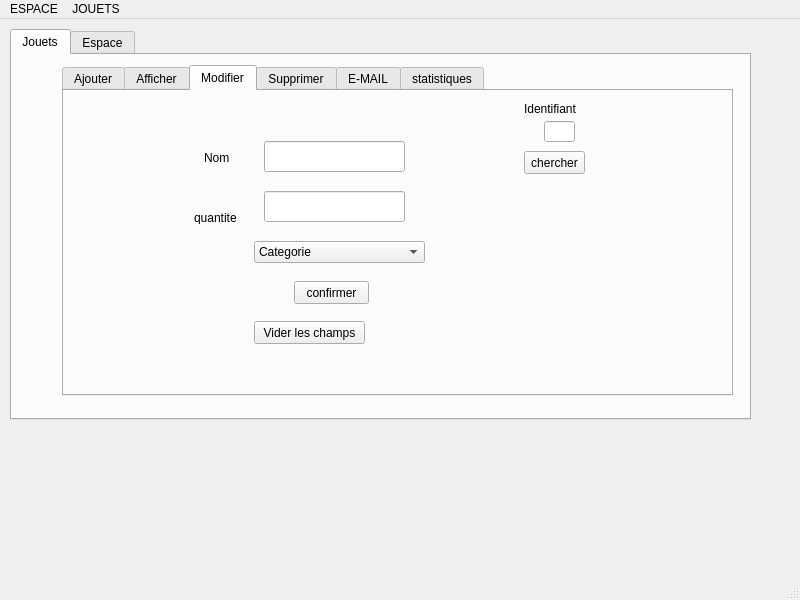
<?xml version="1.0" encoding="UTF-8"?>
<ui version="4.0">
 <class>gestionjouets</class>
 <widget class="QMainWindow" name="gestionjouets">
  <property name="geometry">
   <rect>
    <x>0</x>
    <y>0</y>
    <width>800</width>
    <height>600</height>
   </rect>
  </property>
  <property name="windowTitle">
   <string>gestionjouets</string>
  </property>
  <widget class="QWidget" name="centralwidget">
   <widget class="QTabWidget" name="tabWidget">
    <property name="enabled">
     <bool>true</bool>
    </property>
    <property name="geometry">
     <rect>
      <x>10</x>
      <y>10</y>
      <width>741</width>
      <height>391</height>
     </rect>
    </property>
    <property name="font">
     <font>
      <weight>50</weight>
      <bold>false</bold>
     </font>
    </property>
    <property name="toolTip">
     <string>&lt;html&gt;&lt;head/&gt;&lt;body&gt;&lt;p&gt;c&lt;/p&gt;&lt;/body&gt;&lt;/html&gt;</string>
    </property>
    <property name="currentIndex">
     <number>0</number>
    </property>
    <widget class="QWidget" name="jouets">
     <attribute name="title">
      <string>Jouets</string>
     </attribute>
     <widget class="QTabWidget" name="tabWidget_2">
      <property name="geometry">
       <rect>
        <x>50</x>
        <y>10</y>
        <width>671</width>
        <height>331</height>
       </rect>
      </property>
      <property name="currentIndex">
       <number>2</number>
      </property>
      <widget class="QWidget" name="tab_5">
       <attribute name="title">
        <string>Ajouter</string>
       </attribute>
       <widget class="QLabel" name="label_13">
        <property name="geometry">
         <rect>
          <x>90</x>
          <y>50</y>
          <width>47</width>
          <height>13</height>
         </rect>
        </property>
        <property name="text">
         <string>Nom</string>
        </property>
       </widget>
       <widget class="QLineEdit" name="nomAdd">
        <property name="geometry">
         <rect>
          <x>170</x>
          <y>40</y>
          <width>141</width>
          <height>31</height>
         </rect>
        </property>
        <property name="font">
         <font>
          <family>Bahnschrift</family>
          <pointsize>14</pointsize>
         </font>
        </property>
        <property name="text">
         <string/>
        </property>
       </widget>
       <widget class="QLabel" name="label_22">
        <property name="geometry">
         <rect>
          <x>90</x>
          <y>90</y>
          <width>47</width>
          <height>13</height>
         </rect>
        </property>
        <property name="text">
         <string>quantite</string>
        </property>
       </widget>
       <widget class="QLineEdit" name="idmAdd">
        <property name="geometry">
         <rect>
          <x>490</x>
          <y>30</y>
          <width>31</width>
          <height>31</height>
         </rect>
        </property>
        <property name="font">
         <font>
          <family>Bahnschrift</family>
          <pointsize>14</pointsize>
         </font>
        </property>
       </widget>
       <widget class="QLineEdit" name="etatAdd">
        <property name="geometry">
         <rect>
          <x>170</x>
          <y>90</y>
          <width>141</width>
          <height>31</height>
         </rect>
        </property>
        <property name="font">
         <font>
          <family>Bahnschrift</family>
          <pointsize>14</pointsize>
         </font>
        </property>
        <property name="text">
         <string/>
        </property>
       </widget>
       <widget class="QPushButton" name="ajoutm">
        <property name="geometry">
         <rect>
          <x>200</x>
          <y>180</y>
          <width>71</width>
          <height>21</height>
         </rect>
        </property>
        <property name="text">
         <string>Ajouter</string>
        </property>
       </widget>
       <widget class="QComboBox" name="boxajout">
        <property name="geometry">
         <rect>
          <x>160</x>
          <y>140</y>
          <width>171</width>
          <height>22</height>
         </rect>
        </property>
        <property name="currentText">
         <string>Categorie</string>
        </property>
        <item>
         <property name="text">
          <string>Categorie</string>
         </property>
        </item>
       </widget>
      </widget>
      <widget class="QWidget" name="tab_6">
       <attribute name="title">
        <string>Afficher</string>
       </attribute>
       <widget class="QTableView" name="tableViewjouets">
        <property name="geometry">
         <rect>
          <x>0</x>
          <y>20</y>
          <width>651</width>
          <height>311</height>
         </rect>
        </property>
       </widget>
       <widget class="QLineEdit" name="lineEdit_rese_pdf">
        <property name="geometry">
         <rect>
          <x>530</x>
          <y>90</y>
          <width>101</width>
          <height>21</height>
         </rect>
        </property>
        <property name="font">
         <font>
          <family>Bahnschrift</family>
          <pointsize>14</pointsize>
         </font>
        </property>
        <property name="text">
         <string/>
        </property>
       </widget>
       <widget class="QPushButton" name="pdf">
        <property name="geometry">
         <rect>
          <x>540</x>
          <y>120</y>
          <width>75</width>
          <height>23</height>
         </rect>
        </property>
        <property name="text">
         <string>pdf</string>
        </property>
       </widget>
       <widget class="QPushButton" name="imprimer">
        <property name="geometry">
         <rect>
          <x>540</x>
          <y>150</y>
          <width>75</width>
          <height>23</height>
         </rect>
        </property>
        <property name="text">
         <string>Imprimer</string>
        </property>
       </widget>
       <widget class="QLabel" name="label_18">
        <property name="geometry">
         <rect>
          <x>490</x>
          <y>40</y>
          <width>161</width>
          <height>41</height>
         </rect>
        </property>
        <property name="text">
         <string>Entrer un ID pour la version PDF</string>
        </property>
       </widget>
       <widget class="QTableWidget" name="offre_edit">
        <property name="geometry">
         <rect>
          <x>210</x>
          <y>150</y>
          <width>331</width>
          <height>151</height>
         </rect>
        </property>
        <property name="styleSheet">
         <string notr="true">background:transparent;border:Opx</string>
        </property>
        <property name="selectionBehavior">
         <enum>QAbstractItemView::SelectRows</enum>
        </property>
       </widget>
      </widget>
      <widget class="QWidget" name="tab_8">
       <attribute name="title">
        <string>Modifier</string>
       </attribute>
       <widget class="QPushButton" name="pb__viderM">
        <property name="geometry">
         <rect>
          <x>190</x>
          <y>230</y>
          <width>111</width>
          <height>23</height>
         </rect>
        </property>
        <property name="text">
         <string>Vider les champs</string>
        </property>
       </widget>
       <widget class="QLineEdit" name="nomEdit">
        <property name="geometry">
         <rect>
          <x>200</x>
          <y>50</y>
          <width>141</width>
          <height>31</height>
         </rect>
        </property>
        <property name="font">
         <font>
          <family>Bahnschrift</family>
          <pointsize>14</pointsize>
         </font>
        </property>
       </widget>
       <widget class="QLabel" name="label_15">
        <property name="geometry">
         <rect>
          <x>130</x>
          <y>120</y>
          <width>47</width>
          <height>13</height>
         </rect>
        </property>
        <property name="text">
         <string>quantite</string>
        </property>
       </widget>
       <widget class="QLineEdit" name="idmEdit">
        <property name="geometry">
         <rect>
          <x>480</x>
          <y>30</y>
          <width>31</width>
          <height>21</height>
         </rect>
        </property>
        <property name="text">
         <string/>
        </property>
       </widget>
       <widget class="QLabel" name="label_16">
        <property name="geometry">
         <rect>
          <x>140</x>
          <y>60</y>
          <width>47</width>
          <height>13</height>
         </rect>
        </property>
        <property name="text">
         <string>Nom</string>
        </property>
       </widget>
       <widget class="QLabel" name="label_17">
        <property name="geometry">
         <rect>
          <x>460</x>
          <y>10</y>
          <width>61</width>
          <height>16</height>
         </rect>
        </property>
        <property name="text">
         <string>Identifiant</string>
        </property>
       </widget>
       <widget class="QLineEdit" name="etatEdit">
        <property name="geometry">
         <rect>
          <x>200</x>
          <y>100</y>
          <width>141</width>
          <height>31</height>
         </rect>
        </property>
        <property name="font">
         <font>
          <family>Bahnschrift</family>
          <pointsize>14</pointsize>
         </font>
        </property>
       </widget>
       <widget class="QPushButton" name="pb_chercherM">
        <property name="geometry">
         <rect>
          <x>460</x>
          <y>60</y>
          <width>61</width>
          <height>23</height>
         </rect>
        </property>
        <property name="text">
         <string>chercher</string>
        </property>
       </widget>
       <widget class="QPushButton" name="confirmerM">
        <property name="geometry">
         <rect>
          <x>230</x>
          <y>190</y>
          <width>75</width>
          <height>23</height>
         </rect>
        </property>
        <property name="text">
         <string>confirmer</string>
        </property>
       </widget>
       <widget class="QComboBox" name="boxmodif">
        <property name="geometry">
         <rect>
          <x>190</x>
          <y>150</y>
          <width>171</width>
          <height>22</height>
         </rect>
        </property>
        <item>
         <property name="text">
          <string>Categorie</string>
         </property>
        </item>
       </widget>
      </widget>
      <widget class="QWidget" name="tab_7">
       <attribute name="title">
        <string>Supprimer</string>
       </attribute>
       <widget class="QLabel" name="label_66">
        <property name="geometry">
         <rect>
          <x>210</x>
          <y>10</y>
          <width>61</width>
          <height>20</height>
         </rect>
        </property>
        <property name="text">
         <string>Identifiant</string>
        </property>
       </widget>
       <widget class="QLineEdit" name="idmDelete">
        <property name="geometry">
         <rect>
          <x>172</x>
          <y>40</y>
          <width>131</width>
          <height>91</height>
         </rect>
        </property>
       </widget>
       <widget class="QPushButton" name="pb_supprimerM">
        <property name="geometry">
         <rect>
          <x>210</x>
          <y>150</y>
          <width>75</width>
          <height>23</height>
         </rect>
        </property>
        <property name="text">
         <string>Supprimer</string>
        </property>
       </widget>
      </widget>
      <widget class="QWidget" name="tab">
       <attribute name="title">
        <string>E-MAIL</string>
       </attribute>
       <widget class="QLineEdit" name="lineEdit_distinataire">
        <property name="geometry">
         <rect>
          <x>190</x>
          <y>10</y>
          <width>141</width>
          <height>31</height>
         </rect>
        </property>
        <property name="font">
         <font>
          <family>Bahnschrift</family>
          <pointsize>14</pointsize>
         </font>
        </property>
       </widget>
       <widget class="QLineEdit" name="lineEdit_sujetmail">
        <property name="geometry">
         <rect>
          <x>190</x>
          <y>100</y>
          <width>191</width>
          <height>101</height>
         </rect>
        </property>
        <property name="font">
         <font>
          <family>Bahnschrift</family>
          <pointsize>14</pointsize>
         </font>
        </property>
       </widget>
       <widget class="QLabel" name="label_67">
        <property name="geometry">
         <rect>
          <x>110</x>
          <y>20</y>
          <width>61</width>
          <height>20</height>
         </rect>
        </property>
        <property name="text">
         <string>Destinataire</string>
        </property>
       </widget>
       <widget class="QLabel" name="label_68">
        <property name="geometry">
         <rect>
          <x>100</x>
          <y>120</y>
          <width>61</width>
          <height>20</height>
         </rect>
        </property>
        <property name="text">
         <string>Sujet</string>
        </property>
       </widget>
       <widget class="QPushButton" name="mail">
        <property name="geometry">
         <rect>
          <x>440</x>
          <y>110</y>
          <width>75</width>
          <height>23</height>
         </rect>
        </property>
        <property name="text">
         <string>envoyer mail</string>
        </property>
       </widget>
       <widget class="QLineEdit" name="lineEdit_2_text_mail">
        <property name="geometry">
         <rect>
          <x>190</x>
          <y>50</y>
          <width>141</width>
          <height>31</height>
         </rect>
        </property>
        <property name="font">
         <font>
          <family>Bahnschrift</family>
          <pointsize>14</pointsize>
         </font>
        </property>
       </widget>
       <widget class="QLabel" name="label_69">
        <property name="geometry">
         <rect>
          <x>110</x>
          <y>50</y>
          <width>61</width>
          <height>20</height>
         </rect>
        </property>
        <property name="text">
         <string>Objet</string>
        </property>
       </widget>
       <widget class="QLabel" name="label_70">
        <property name="geometry">
         <rect>
          <x>180</x>
          <y>220</y>
          <width>231</width>
          <height>41</height>
         </rect>
        </property>
        <property name="text">
         <string>Envoyer un E-mail au fournisseur de jouets!</string>
        </property>
       </widget>
      </widget>
      <widget class="QWidget" name="tab_23">
       <attribute name="title">
        <string>statistiques</string>
       </attribute>
       <widget class="QCustomPlot" name="gplot" native="true">
        <property name="geometry">
         <rect>
          <x>80</x>
          <y>30</y>
          <width>471</width>
          <height>241</height>
         </rect>
        </property>
       </widget>
       <widget class="QPushButton" name="afficher_stat">
        <property name="geometry">
         <rect>
          <x>580</x>
          <y>150</y>
          <width>75</width>
          <height>23</height>
         </rect>
        </property>
        <property name="text">
         <string>afficher stat</string>
        </property>
       </widget>
      </widget>
     </widget>
    </widget>
    <widget class="QWidget" name="tab_2">
     <attribute name="title">
      <string>Espace</string>
     </attribute>
     <widget class="QTabWidget" name="tabWidget_3">
      <property name="geometry">
       <rect>
        <x>50</x>
        <y>10</y>
        <width>671</width>
        <height>331</height>
       </rect>
      </property>
      <property name="currentIndex">
       <number>0</number>
      </property>
      <widget class="QWidget" name="tab_9">
       <attribute name="title">
        <string>Ajouter</string>
       </attribute>
       <widget class="QLineEdit" name="fonctionAdd">
        <property name="geometry">
         <rect>
          <x>210</x>
          <y>50</y>
          <width>141</width>
          <height>31</height>
         </rect>
        </property>
        <property name="font">
         <font>
          <family>Bahnschrift</family>
          <pointsize>14</pointsize>
         </font>
        </property>
        <property name="text">
         <string/>
        </property>
       </widget>
       <widget class="QLabel" name="label_2">
        <property name="geometry">
         <rect>
          <x>140</x>
          <y>110</y>
          <width>47</width>
          <height>13</height>
         </rect>
        </property>
        <property name="text">
         <string>capacité</string>
        </property>
       </widget>
       <widget class="QLabel" name="label_1">
        <property name="geometry">
         <rect>
          <x>140</x>
          <y>60</y>
          <width>47</width>
          <height>13</height>
         </rect>
        </property>
        <property name="text">
         <string>Fonction</string>
        </property>
       </widget>
       <widget class="QLineEdit" name="idAdd">
        <property name="geometry">
         <rect>
          <x>510</x>
          <y>30</y>
          <width>31</width>
          <height>31</height>
         </rect>
        </property>
        <property name="font">
         <font>
          <family>Bahnschrift</family>
          <pointsize>14</pointsize>
         </font>
        </property>
       </widget>
       <widget class="QLineEdit" name="capaciteAdd">
        <property name="geometry">
         <rect>
          <x>210</x>
          <y>100</y>
          <width>141</width>
          <height>31</height>
         </rect>
        </property>
        <property name="font">
         <font>
          <family>Bahnschrift</family>
          <pointsize>14</pointsize>
         </font>
        </property>
       </widget>
       <widget class="QPushButton" name="pb_ajouterS">
        <property name="geometry">
         <rect>
          <x>230</x>
          <y>160</y>
          <width>75</width>
          <height>23</height>
         </rect>
        </property>
        <property name="text">
         <string>Ajouter</string>
        </property>
       </widget>
      </widget>
      <widget class="QWidget" name="tab_10">
       <attribute name="title">
        <string>Afficher</string>
       </attribute>
       <widget class="QPushButton" name="pb_trierS">
        <property name="geometry">
         <rect>
          <x>420</x>
          <y>110</y>
          <width>111</width>
          <height>21</height>
         </rect>
        </property>
        <property name="text">
         <string>trier d'ordre croissant</string>
        </property>
       </widget>
       <widget class="QTableView" name="tableViewespace">
        <property name="geometry">
         <rect>
          <x>26</x>
          <y>27</y>
          <width>531</width>
          <height>261</height>
         </rect>
        </property>
       </widget>
       <zorder>tableViewespace</zorder>
       <zorder>pb_trierS</zorder>
      </widget>
      <widget class="QWidget" name="tab_11">
       <attribute name="title">
        <string>Modifier</string>
       </attribute>
       <widget class="QLabel" name="label_4">
        <property name="geometry">
         <rect>
          <x>130</x>
          <y>100</y>
          <width>47</width>
          <height>13</height>
         </rect>
        </property>
        <property name="text">
         <string>Capacité</string>
        </property>
       </widget>
       <widget class="QLabel" name="label_3">
        <property name="geometry">
         <rect>
          <x>130</x>
          <y>50</y>
          <width>47</width>
          <height>13</height>
         </rect>
        </property>
        <property name="text">
         <string>Fonction</string>
        </property>
       </widget>
       <widget class="QLineEdit" name="fonctionEdit">
        <property name="geometry">
         <rect>
          <x>200</x>
          <y>40</y>
          <width>141</width>
          <height>31</height>
         </rect>
        </property>
        <property name="font">
         <font>
          <family>Bahnschrift</family>
          <pointsize>14</pointsize>
         </font>
        </property>
       </widget>
       <widget class="QPushButton" name="pb_confirmerS">
        <property name="geometry">
         <rect>
          <x>220</x>
          <y>190</y>
          <width>75</width>
          <height>23</height>
         </rect>
        </property>
        <property name="text">
         <string>confirmer</string>
        </property>
       </widget>
       <widget class="QLabel" name="label_8">
        <property name="geometry">
         <rect>
          <x>130</x>
          <y>150</y>
          <width>47</width>
          <height>13</height>
         </rect>
        </property>
        <property name="text">
         <string>Catégorie</string>
        </property>
       </widget>
       <widget class="QLineEdit" name="categorieEdit">
        <property name="geometry">
         <rect>
          <x>200</x>
          <y>140</y>
          <width>141</width>
          <height>31</height>
         </rect>
        </property>
        <property name="font">
         <font>
          <family>Bahnschrift</family>
          <pointsize>14</pointsize>
         </font>
        </property>
       </widget>
       <widget class="QPushButton" name="pb__viderS">
        <property name="geometry">
         <rect>
          <x>210</x>
          <y>220</y>
          <width>111</width>
          <height>23</height>
         </rect>
        </property>
        <property name="text">
         <string>Vider les champs</string>
        </property>
       </widget>
       <widget class="QLineEdit" name="capaciteEdit">
        <property name="geometry">
         <rect>
          <x>200</x>
          <y>90</y>
          <width>141</width>
          <height>31</height>
         </rect>
        </property>
        <property name="font">
         <font>
          <family>Bahnschrift</family>
          <pointsize>14</pointsize>
         </font>
        </property>
       </widget>
       <widget class="QPushButton" name="pb_chercherS">
        <property name="geometry">
         <rect>
          <x>500</x>
          <y>70</y>
          <width>75</width>
          <height>23</height>
         </rect>
        </property>
        <property name="text">
         <string>chercher</string>
        </property>
       </widget>
       <widget class="QLineEdit" name="idEdit">
        <property name="geometry">
         <rect>
          <x>530</x>
          <y>30</y>
          <width>21</width>
          <height>21</height>
         </rect>
        </property>
        <property name="text">
         <string/>
        </property>
       </widget>
       <widget class="QLabel" name="label_5">
        <property name="geometry">
         <rect>
          <x>460</x>
          <y>40</y>
          <width>61</width>
          <height>16</height>
         </rect>
        </property>
        <property name="text">
         <string>Identifiant</string>
        </property>
       </widget>
      </widget>
      <widget class="QWidget" name="tab_12">
       <attribute name="title">
        <string>Supprimer</string>
       </attribute>
       <widget class="QLabel" name="label_6">
        <property name="geometry">
         <rect>
          <x>260</x>
          <y>40</y>
          <width>61</width>
          <height>20</height>
         </rect>
        </property>
        <property name="text">
         <string>Identifiant</string>
        </property>
       </widget>
       <widget class="QLineEdit" name="idDelete">
        <property name="geometry">
         <rect>
          <x>220</x>
          <y>70</y>
          <width>131</width>
          <height>71</height>
         </rect>
        </property>
       </widget>
       <widget class="QPushButton" name="pb_supprimerS">
        <property name="geometry">
         <rect>
          <x>250</x>
          <y>160</y>
          <width>75</width>
          <height>23</height>
         </rect>
        </property>
        <property name="text">
         <string>Supprimer</string>
        </property>
       </widget>
      </widget>
      <widget class="QWidget" name="tab_3">
       <attribute name="title">
        <string>E-MAIL</string>
       </attribute>
       <widget class="QLineEdit" name="lineEdit_distinataire_2">
        <property name="geometry">
         <rect>
          <x>190</x>
          <y>10</y>
          <width>141</width>
          <height>31</height>
         </rect>
        </property>
        <property name="font">
         <font>
          <family>Bahnschrift</family>
          <pointsize>14</pointsize>
         </font>
        </property>
       </widget>
       <widget class="QLineEdit" name="lineEdit_sujetmail_2">
        <property name="geometry">
         <rect>
          <x>190</x>
          <y>100</y>
          <width>191</width>
          <height>101</height>
         </rect>
        </property>
        <property name="font">
         <font>
          <family>Bahnschrift</family>
          <pointsize>14</pointsize>
         </font>
        </property>
       </widget>
       <widget class="QLabel" name="label_72">
        <property name="geometry">
         <rect>
          <x>110</x>
          <y>20</y>
          <width>61</width>
          <height>20</height>
         </rect>
        </property>
        <property name="text">
         <string>Destinataire</string>
        </property>
       </widget>
       <widget class="QLabel" name="label_73">
        <property name="geometry">
         <rect>
          <x>100</x>
          <y>120</y>
          <width>61</width>
          <height>20</height>
         </rect>
        </property>
        <property name="text">
         <string>Sujet</string>
        </property>
       </widget>
       <widget class="QPushButton" name="mail_2">
        <property name="geometry">
         <rect>
          <x>440</x>
          <y>110</y>
          <width>75</width>
          <height>23</height>
         </rect>
        </property>
        <property name="text">
         <string>envoyer mail</string>
        </property>
       </widget>
       <widget class="QLineEdit" name="lineEdit_2_text_mail_2">
        <property name="geometry">
         <rect>
          <x>190</x>
          <y>50</y>
          <width>141</width>
          <height>31</height>
         </rect>
        </property>
        <property name="font">
         <font>
          <family>Bahnschrift</family>
          <pointsize>14</pointsize>
         </font>
        </property>
       </widget>
       <widget class="QLabel" name="label_74">
        <property name="geometry">
         <rect>
          <x>110</x>
          <y>50</y>
          <width>61</width>
          <height>20</height>
         </rect>
        </property>
        <property name="text">
         <string>Objet</string>
        </property>
       </widget>
       <widget class="QLabel" name="label_75">
        <property name="geometry">
         <rect>
          <x>180</x>
          <y>220</y>
          <width>231</width>
          <height>41</height>
         </rect>
        </property>
        <property name="text">
         <string>Envoyer un E-mail au fournisseur de jouets!</string>
        </property>
       </widget>
      </widget>
     </widget>
    </widget>
   </widget>
  </widget>
  <widget class="QMenuBar" name="menubar">
   <property name="geometry">
    <rect>
     <x>0</x>
     <y>0</y>
     <width>800</width>
     <height>21</height>
    </rect>
   </property>
   <widget class="QMenu" name="menuESPACE">
    <property name="title">
     <string>ESPACE</string>
    </property>
   </widget>
   <widget class="QMenu" name="menuJOUETS">
    <property name="title">
     <string>JOUETS</string>
    </property>
   </widget>
   <addaction name="menuESPACE"/>
   <addaction name="menuJOUETS"/>
  </widget>
  <widget class="QStatusBar" name="statusbar"/>
 </widget>
 <customwidgets>
  <customwidget>
   <class>QCustomPlot</class>
   <extends>QWidget</extends>
   <header>qcustomplot.h</header>
   <container>1</container>
  </customwidget>
 </customwidgets>
 <tabstops>
  <tabstop>tabWidget_2</tabstop>
  <tabstop>nomAdd</tabstop>
  <tabstop>idmAdd</tabstop>
  <tabstop>etatAdd</tabstop>
  <tabstop>ajoutm</tabstop>
  <tabstop>tableViewjouets</tabstop>
  <tabstop>idmDelete</tabstop>
  <tabstop>pb_supprimerM</tabstop>
  <tabstop>pb__viderM</tabstop>
  <tabstop>nomEdit</tabstop>
  <tabstop>idmEdit</tabstop>
  <tabstop>etatEdit</tabstop>
  <tabstop>pb_chercherM</tabstop>
  <tabstop>confirmerM</tabstop>
  <tabstop>tabWidget</tabstop>
 </tabstops>
 <resources/>
 <connections/>
</ui>
